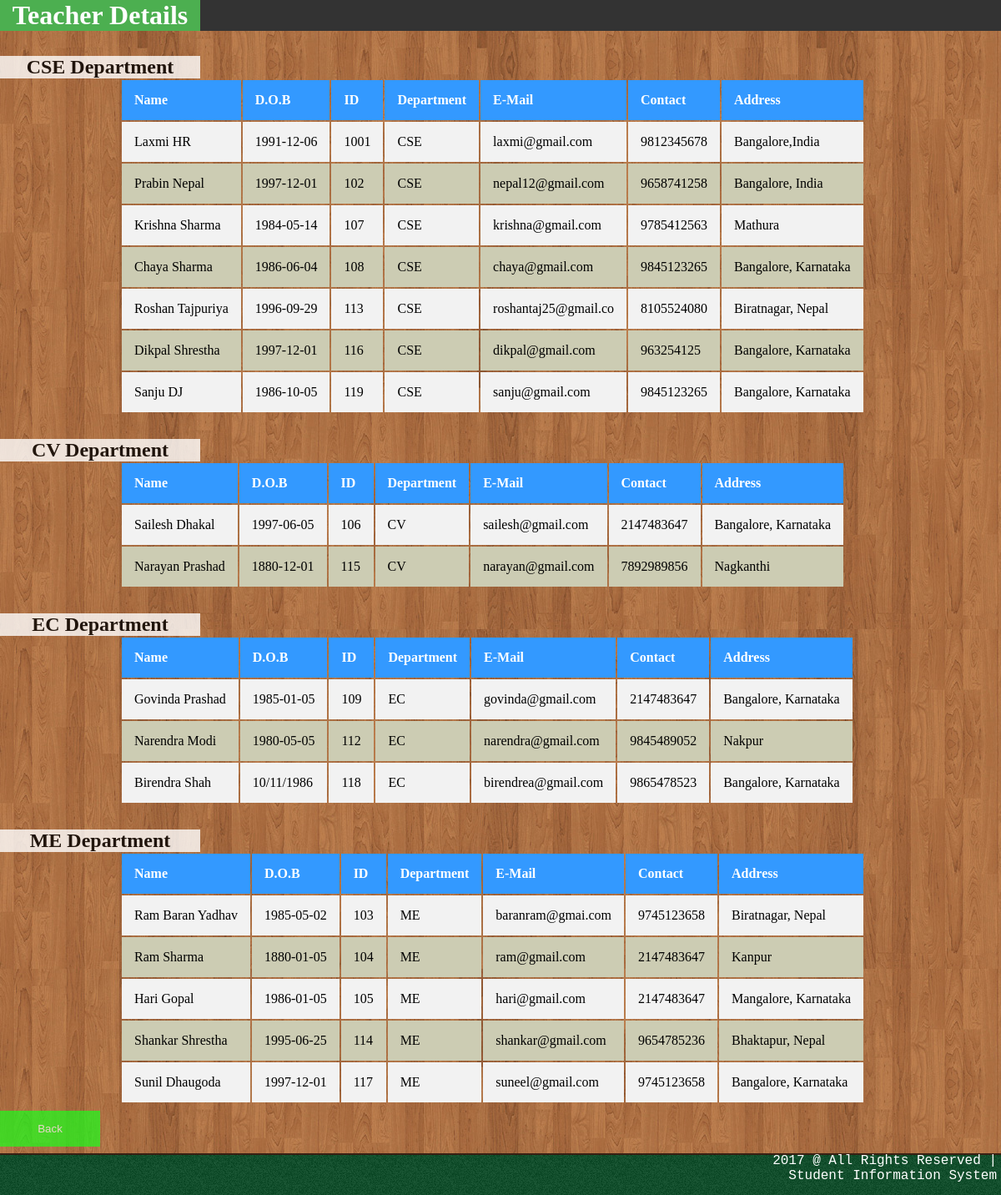
Page /teadetailstea.php (signed in) on the committed database.
### tables this page shows
CREATE TABLE `teacherprof` (
  `Name` varchar(30) NOT NULL,
  `Date` varchar(10) NOT NULL,
  `ID` varchar(10) NOT NULL,
  `Department` varchar(20) NOT NULL,
  `mail` varchar(20) NOT NULL,
  `Contact` bigint(10) NOT NULL,
  `Address` varchar(50) NOT NULL,
  `Passw` varchar(30) NOT NULL
);

### teadetailstea.php (the view, shortened to what this page needs)
<!DOCTYPE html>
<html>
<head>
	<link rel="stylesheet" type="text/css" href="teadetailstea.css">
</head>
<body>
	<div class="prof1">
	<h1 class="prof">Teacher Details</h1>
	</div>
	<div class="box">
		<h2 class='deps'>CSE Department</h2>
	</div>
	<section>
		<?php
			include("mysql.php");
			$sql="select * from teacherprof where Department='CSE'  ";
			$run=mysqli_query($db,$sql);
			echo"<div class='table'>
				<table>
					<tr>
		    			<th>Name</th>
		    			<th>D.O.B</th>
		    			<th>ID</th>
		    			<th>Department</th>
		    			<th>E-Mail</th>
		    			<th>Contact</th>
		    			<th>Address</th>
		  			</tr>";
  			while($row=mysqli_fetch_array($run)){
				echo "<tr>";
					 echo"<td>".$row['Name']."</td>";
					 echo"<td>".$row['Date']."</td>";
					 echo"<td>".$row['ID']."</td>";
					 echo"<td>".$row['Department']."</td>";
					 echo"<td>".$row['mail']."</td>";
					 echo"<td>".$row['Contact']."</td>";
					 echo"<td>".$row['Address']."</td>";
				echo"</tr>";
			}
			echo "</table>";
			echo "</div>";
		?>
	</section>
	<section>
		<div class="box">
			<h2 class='deps'>CV Department</h2>
		</div>
		<?php
			include("mysql.php");
			$sql="select * from teacherprof where Department='CV'";
			$run=mysqli_query($db,$sql);
			echo"<div class='table'>
				<table>
					<tr>
		    			<th>Name</th>
		    			<th>D.O.B</th>
		    			<th>ID</th>
		    			<th>Department</th>
		    			<th>E-Mail</th>
		    			<th>Contact</th>
		    			<th>Address</th>
		  			</tr>";
  			while($row=mysqli_fetch_array($run)){
				echo "<tr>";
					 echo"<td>".$row['Name']."</td>";
					 echo"<td>".$row['Date']."</td>";
					 echo"<td>".$row['ID']."</td>";
					 echo"<td>".$row['Department']."</td>";
					 echo"<td>".$row['mail']."</td>";
					 echo"<td>".$row['Contact']."</td>";
					 echo"<td>".$row['Address']."</td>";
				echo"</tr>";
			}
			echo "</table>";
			echo "</div>";
		?>
	</section>
	<section>
		<div class="box">
			<h2 class='deps'>EC Department</h2>
		</div>
		<?php
			include("mysql.php");
			$sql="select * from teacherprof where Department='EC'";
			$run=mysqli_query($db,$sql);
			echo"<div class='table'>
				<table>
					<tr>
		    			<th>Name</th>
		    			<th>D.O.B</th>
		    			<th>ID</th>
		    			<th>Department</th>
		    			<th>E-Mail</th>
		    			<th>Contact</th>
		    			<th>Address</th>
		  			</tr>";
  			while($row=mysqli_fetch_array($run)){
				echo "<tr>";
					 echo"<td>".$row['Name']."</td>";
					 echo"<td>".$row['Date']."</td>";
					 echo"<td>".$row['ID']."</td>";
					 echo"<td>".$row['Department']."</td>";
					 echo"<td>".$row['mail']."</td>";
					 echo"<td>".$row['Contact']."</td>";
					 echo"<td>".$row['Address']."</td>";
				echo"</tr>";
			}
			echo "</table>";
			echo "</div>";
		?>
	</section>
	<section>
		<div class="box">
			<h2 class='deps'>ME Department</h2>
		</div>
		<?php
			include("mysql.php");
			$sql="select * from teacherprof where Department='ME'";
			$run=mysqli_query($db,$sql);
			echo"<div class='table'>
				<table>
					<tr>
		    			<th>Name</th>
		    			<th>D.O.B</th>
		    			<th>ID</th>
		    			<th>Department</th>
		    			<th>E-Mail</th>
		    			<th>Contact</th>
		    			<th>Address</th>
		  			</tr>";
  			while($row=mysqli_fetch_array($run)){
				echo "<tr>";
					 echo"<td>".$row['Name']."</td>";
					 echo"<td>".$row['Date']."</td>";
					 echo"<td>".$row['ID']."</td>";
					 echo"<td>".$row['Department']."</td>";
					 echo"<td>".$row['mail']."</td>";
					 echo"<td>".$row['Contact']."</td>";
					 echo"<td>".$row['Address']."</td>";
				echo"</tr>";
			}
			echo "</table>";
			echo "</div>";
		?>
	</section>
	<form action="teaprof.php">
		<button type="submit" class="bck">Back</button>
	</form>
	<div class="footer">
		<p class="sitecredit"> 2017 @ All Rights Reserved | </p>
		<br>
		<p class="designcredit">Student Information System</p>
	</div>
</body>
</html>

### teadetailstea.css (style rules this page uses)
* { margin:0px; padding:0px; }
body { background-image: url(images/bodybg.jpg); }
h1.prof { text-align: center; font-family: "Palatino Linotype", "Book Antiqua", Palatino, serif; display: block; color: white; text-decoration: none; background-color: #4CAF50; width: 20%; }
.prof1 { list-style-type: none; margin: 0; padding: 0; overflow: hidden; background-color: #333; }
h2.deps { margin-top: 30px; }
.box { background-color: #ffffff; opacity: 0.8; text-align: center; width: 20%; }
th, td { text-align: left; padding: 15px; width: auto; }
tr:nth-child(even) { background-color: #f2f2f2 }
tr:nth-child(odd) { background-color: #ccccb3 }
th { background-color: #3399ff; color: white; }
table { margin-left: 12%; }
button { background-color: #1aff1a; color: white; padding: 14px 20px; margin: 8px 0; border: none; cursor: pointer; width: 10%; opacity: 0.7; }
button.bck { position: relative; bottom: 0; }
.footer { position: relative; left: 0; bottom: 0; height: 50px; background-image: url(images/footerbg.jpg); width: 100%; }
p.sitecredit { float: right; color: white; font-family: Courier New; margin-right: 5px; }
p.designcredit { float: right; color: white; font-family: Courier New; margin-right: 5px; }

### rows in the picture
teacherprof: Name "Laxmi HR", Date "1991-12-06", ID "1001", Department "CSE", mail "laxmi@gmail.com", Contact "9812345678", Address "Bangalore,India"
teacherprof: Name "Prabin Nepal", Date "1997-12-01", ID "102", Department "CSE", mail "nepal12@gmail.com", Contact "9658741258", Address "Bangalore, India"
teacherprof: Name "Krishna Sharma", Date "1984-05-14", ID "107", Department "CSE", mail "krishna@gmail.com", Contact "9785412563", Address "Mathura"
teacherprof: Name "Chaya Sharma", Date "1986-06-04", ID "108", Department "CSE", mail "chaya@gmail.com", Contact "9845123265", Address "Bangalore, Karnataka"
teacherprof: Name "Roshan Tajpuriya", Date "1996-09-29", ID "113", Department "CSE", mail "roshantaj25@gmail.co", Contact "8105524080", Address "Biratnagar, Nepal"
teacherprof: Name "Dikpal Shrestha", Date "1997-12-01", ID "116", Department "CSE", mail "dikpal@gmail.com", Contact "963254125", Address "Bangalore, Karnataka"
teacherprof: Name "Sanju DJ", Date "1986-10-05", ID "119", Department "CSE", mail "sanju@gmail.com", Contact "9845123265", Address "Bangalore, Karnataka"
teacherprof: Name "Sailesh Dhakal", Date "1997-06-05", ID "106", Department "CV", mail "sailesh@gmail.com", Contact "2147483647", Address "Bangalore, Karnataka"
teacherprof: Name "Narayan Prashad", Date "1880-12-01", ID "115", Department "CV", mail "narayan@gmail.com", Contact "7892989856", Address "Nagkanthi"
teacherprof: Name "Govinda Prashad", Date "1985-01-05", ID "109", Department "EC", mail "govinda@gmail.com", Contact "2147483647", Address "Bangalore, Karnataka"
teacherprof: Name "Narendra Modi", Date "1980-05-05", ID "112", Department "EC", mail "narendra@gmail.com", Contact "9845489052", Address "Nakpur"
teacherprof: Name "Birendra Shah", Date "10/11/1986", ID "118", Department "EC", mail "birendrea@gmail.com", Contact "9865478523", Address "Bangalore, Karnataka"
teacherprof: Name "Ram Baran Yadhav", Date "1985-05-02", ID "103", Department "ME", mail "baranram@gmai.com", Contact "9745123658", Address "Biratnagar, Nepal"
teacherprof: Name "Ram Sharma", Date "1880-01-05", ID "104", Department "ME", mail "ram@gmail.com", Contact "2147483647", Address "Kanpur"
teacherprof: Name "Hari Gopal", Date "1986-01-05", ID "105", Department "ME", mail "hari@gmail.com", Contact "2147483647", Address "Mangalore, Karnataka"
teacherprof: Name "Shankar Shrestha", Date "1995-06-25", ID "114", Department "ME", mail "shankar@gmail.com", Contact "9654785236", Address "Bhaktapur, Nepal"
teacherprof: Name "Sunil Dhaugoda", Date "1997-12-01", ID "117", Department "ME", mail "suneel@gmail.com", Contact "9745123658", Address "Bangalore, Karnataka"
